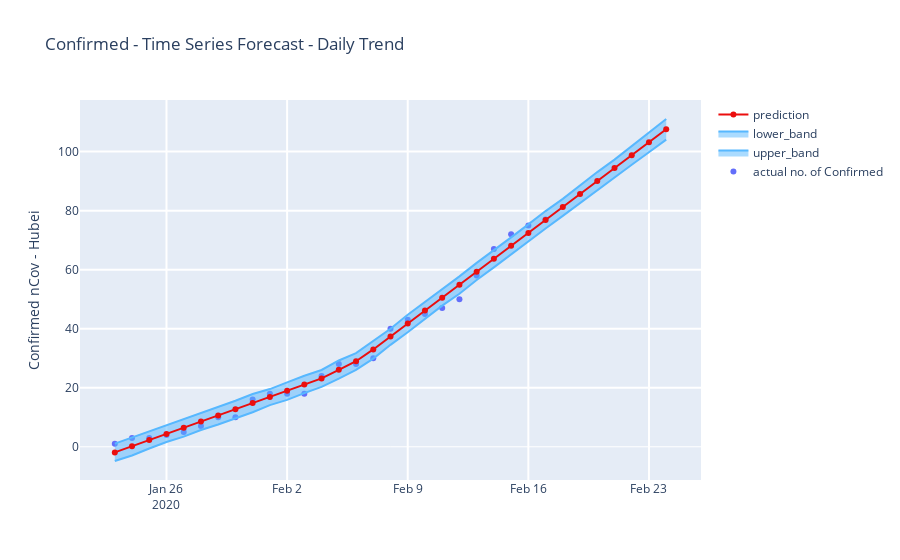

Here is the notebook cell this chart was saved with:
### Code cell
def plot_Singapore():
    trace1 = {
      "fill": None, 
      "mode": "markers", 
      "name": "actual no. of Confirmed", 
      "type": "scatter", 
      "x": df_Singapore_grouped.ds, 
      "y": df_Singapore_grouped.y
    }
    trace2 = {
      "fill": "tonexty", 
      "line": {"color": "#57b8ff"}, 
      "mode": "lines", 
      "name": "upper_band", 
      "type": "scatter", 
      "x": fcst_daily_Singapore_grouped.ds, 
      "y": fcst_daily_Singapore_grouped.yhat_upper
    }
    trace3 = {
      "fill": "tonexty", 
      "line": {"color": "#57b8ff"}, 
      "mode": "lines", 
      "name": "lower_band", 
      "type": "scatter", 
      "x": fcst_daily_Singapore_grouped.ds, 
      "y": fcst_daily_Singapore_grouped.yhat_lower
    }
    trace4 = {
      "line": {"color": "#eb0e0e"}, 
      "mode": "lines+markers", 
      "name": "prediction", 
      "type": "scatter", 
      "x": fcst_daily_Singapore_grouped.ds, 
      "y": fcst_daily_Singapore_grouped.yhat
    }
    data = [trace1, trace2, trace3, trace4]
    layout = {
      "title": "Confirmed - Time Series Forecast - Daily Trend", 
      "xaxis": {
        "title": "", 
        "ticklen": 5, 
        "gridcolor": "rgb(255, 255, 255)", 
        "gridwidth": 2, 
        "zerolinewidth": 1
      }, 
      "yaxis": {
        "title": "Confirmed nCov - Hubei", 
        "ticklen": 5, 
        "gridcolor": "rgb(255, 255, 255)", 
        "gridwidth": 2, 
        "zerolinewidth": 1
      }, 
    }
    fig = go.Figure(data=data, layout=layout)
    iplot(fig)
    max_date = df_Singapore_grouped.ds.max()
    y_true = df_Singapore_grouped.y.values
    y_pred_daily = fcst_daily_Singapore_grouped.loc[fcst_daily_Singapore_grouped['ds'] <= max_date].yhat.values

    print('MAPE : {}'.format(mean_absolute_percentage_error(y_true,y_pred_daily)))
    return
    
plot_Singapore()

### Figure 1 — Plotly figure (JSON) as saved in the notebook; plotly's stock layout.template omitted (floating-point values rounded to 4 significant figures)
{"data": [{"mode": "markers", "name": "actual no. of Confirmed", "type": "scatter", "x": ["2020-01-23T00:00:00", "2020-01-24T00:00:00", "2020-01-25T00:00:00", "2020-01-26T00:00:00", "2020-01-27T00:00:00", "2020-01-28T00:00:00", "2020-01-29T00:00:00", "2020-01-30T00:00:00", "2020-01-31T00:00:00", "2020-02-01T00:00:00", "2020-02-02T00:00:00", "2020-02-03T00:00:00", "2020-02-04T00:00:00", "2020-02-05T00:00:00", "2020-02-06T00:00:00", "2020-02-07T00:00:00", "2020-02-08T00:00:00", "2020-02-09T00:00:00", "2020-02-10T00:00:00", "2020-02-11T00:00:00", "2020-02-12T00:00:00", "2020-02-13T00:00:00", "2020-02-14T00:00:00", "2020-02-15T00:00:00", "2020-02-16T00:00:00", "2020-02-17T00:00:00"], "y": [1, 3, 3, 4, 5, 7, 10, 10, 16, 18, 18, 18, 24, 28, 28, 30, 40, 43, 45, 47, 50, 58, 67, 72, 75, 77]}, {"fill": "tonexty", "line": {"color": "#57b8ff"}, "mode": "lines", "name": "upper_band", "type": "scatter", "x": ["2020-01-23T00:00:00", "2020-01-24T00:00:00", "2020-01-25T00:00:00", "2020-01-26T00:00:00", "2020-01-27T00:00:00", "2020-01-28T00:00:00", "2020-01-29T00:00:00", "2020-01-30T00:00:00", "2020-01-31T00:00:00", "2020-02-01T00:00:00", "2020-02-02T00:00:00", "2020-02-03T00:00:00", "2020-02-04T00:00:00", "2020-02-05T00:00:00", "2020-02-06T00:00:00", "2020-02-07T00:00:00", "2020-02-08T00:00:00", "2020-02-09T00:00:00", "2020-02-10T00:00:00", "2020-02-11T00:00:00", "2020-02-12T00:00:00", "2020-02-13T00:00:00", "2020-02-14T00:00:00", "2020-02-15T00:00:00", "2020-02-16T00:00:00", "2020-02-17T00:00:00", "2020-02-18T00:00:00", "2020-02-19T00:00:00", "2020-02-20T00:00:00", "2020-02-21T00:00:00", "2020-02-22T00:00:00", "2020-02-23T00:00:00", "2020-02-24T00:00:00"], "y": [1.07, 3.144, 5.107, 7.357, 9.43, 11.34, 13.52, 15.61, 17.88, 19.55, 21.81, 24.05, 26.01, 29.23, 31.74, 35.93, 40.0, 44.73, 49.04, 53.28, 57.72, 62.29, 66.76, 70.95, 75.33, 79.85, 83.98, 88.56, 93.06, 97.28, 101.9, 106.4, 111.0]}, {"fill": "tonexty", "line": {"color": "#57b8ff"}, "mode": "lines", "name": "lower_band", "type": "scatter", "x": ["2020-01-23T00:00:00", "2020-01-24T00:00:00", "2020-01-25T00:00:00", "2020-01-26T00:00:00", "2020-01-27T00:00:00", "2020-01-28T00:00:00", "2020-01-29T00:00:00", "2020-01-30T00:00:00", "2020-01-31T00:00:00", "2020-02-01T00:00:00", "2020-02-02T00:00:00", "2020-02-03T00:00:00", "2020-02-04T00:00:00", "2020-02-05T00:00:00", "2020-02-06T00:00:00", "2020-02-07T00:00:00", "2020-02-08T00:00:00", "2020-02-09T00:00:00", "2020-02-10T00:00:00", "2020-02-11T00:00:00", "2020-02-12T00:00:00", "2020-02-13T00:00:00", "2020-02-14T00:00:00", "2020-02-15T00:00:00", "2020-02-16T00:00:00", "2020-02-17T00:00:00", "2020-02-18T00:00:00", "2020-02-19T00:00:00", "2020-02-20T00:00:00", "2020-02-21T00:00:00", "2020-02-22T00:00:00", "2020-02-23T00:00:00", "2020-02-24T00:00:00"], "y": [-4.826, -2.964, -0.5828, 1.602, 3.426, 5.677, 7.54, 9.651, 11.69, 14.09, 15.87, 18.16, 20.27, 23.05, 26.03, 29.86, 34.53, 38.8, 43.36, 47.81, 51.82, 56.49, 60.76, 65.21, 69.38, 73.96, 78.21, 82.57, 87.0, 91.27, 95.53, 99.76, 104.1]}, {"line": {"color": "#eb0e0e"}, "mode": "lines+markers", "name": "prediction", "type": "scatter", "x": ["2020-01-23T00:00:00", "2020-01-24T00:00:00", "2020-01-25T00:00:00", "2020-01-26T00:00:00", "2020-01-27T00:00:00", "2020-01-28T00:00:00", "2020-01-29T00:00:00", "2020-01-30T00:00:00", "2020-01-31T00:00:00", "2020-02-01T00:00:00", "2020-02-02T00:00:00", "2020-02-03T00:00:00", "2020-02-04T00:00:00", "2020-02-05T00:00:00", "2020-02-06T00:00:00", "2020-02-07T00:00:00", "2020-02-08T00:00:00", "2020-02-09T00:00:00", "2020-02-10T00:00:00", "2020-02-11T00:00:00", "2020-02-12T00:00:00", "2020-02-13T00:00:00", "2020-02-14T00:00:00", "2020-02-15T00:00:00", "2020-02-16T00:00:00", "2020-02-17T00:00:00", "2020-02-18T00:00:00", "2020-02-19T00:00:00", "2020-02-20T00:00:00", "2020-02-21T00:00:00", "2020-02-22T00:00:00", "2020-02-23T00:00:00", "2020-02-24T00:00:00"], "y": [-1.91, 0.1761, 2.263, 4.349, 6.435, 8.522, 10.61, 12.7, 14.78, 16.87, 18.96, 21.06, 23.16, 26.06, 28.97, 32.97, 37.36, 41.74, 46.13, 50.52, 54.91, 59.3, 63.68, 68.07, 72.46, 76.85, 81.24, 85.63, 90.01, 94.4, 98.79, 103.2, 107.6]}], "layout": {"title": {"text": "Confirmed - Time Series Forecast - Daily Trend"}, "xaxis": {"gridcolor": "rgb(255, 255, 255)", "gridwidth": 2, "ticklen": 5, "title": {"text": ""}, "zerolinewidth": 1}, "yaxis": {"gridcolor": "rgb(255, 255, 255)", "gridwidth": 2, "ticklen": 5, "title": {"text": "Confirmed nCov - Hubei"}, "zerolinewidth": 1}}}
